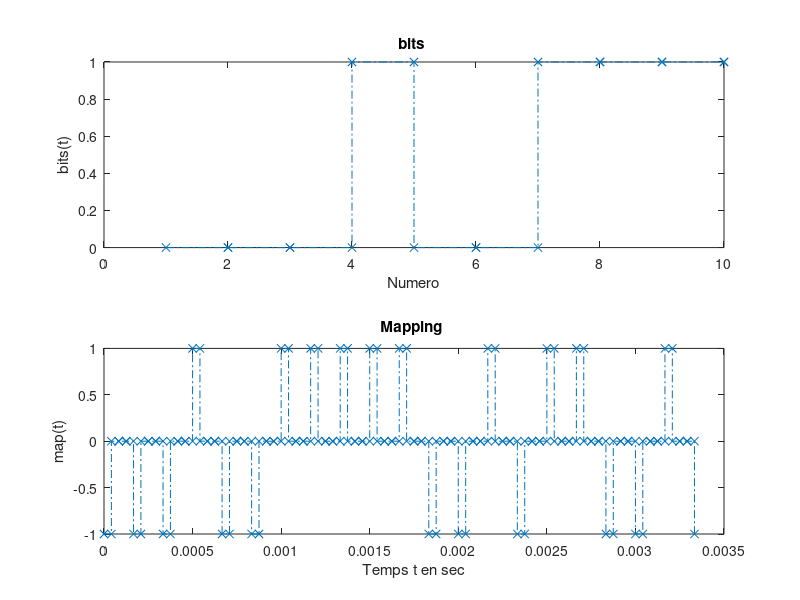
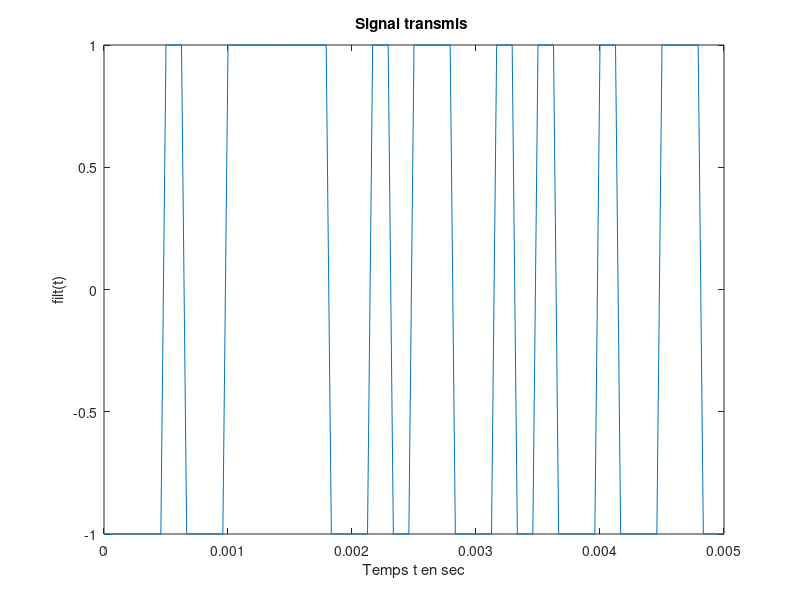
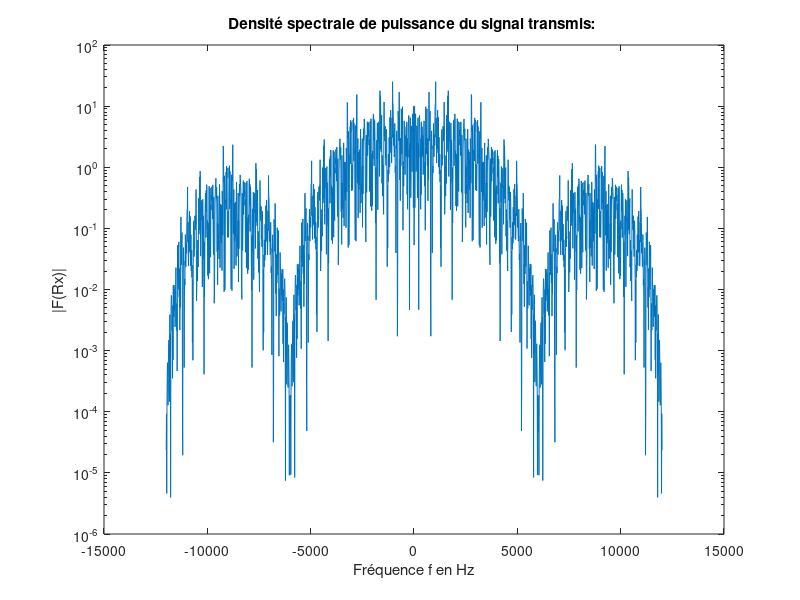
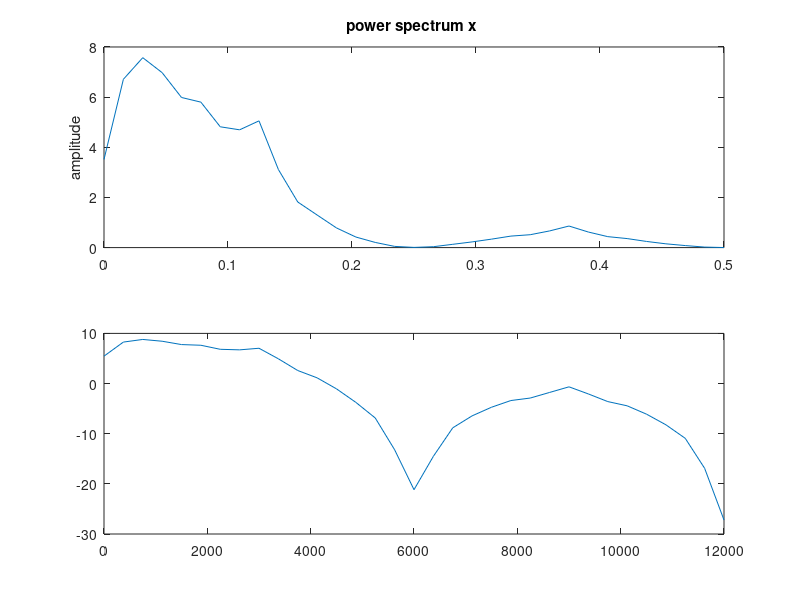

Write MATLAB code to recreate these figures, in order.
clear all
close all

%% Paramètre du modulateur
Fe = 24000;
Te = 1/Fe;
Rb = 6000;
m = 1; %1 bit par symbole
Rs = Rb/m;
Ns = Fe/Rs;
Ts = Ns*Te;

%% Information binaire a transmettre
N = 300;
Nt = N*Ns;
bits = randi([0, 1], 1, N); %Signal aleatoire de 300 bits.

%% Mapping 1 : Symbole binaire de moyenne nulle
ak = [-1, 1]; %Mapping binaires a moyenne nulle
map(bits==0) = ak(1);
map(bits==1) = ak(2);

%% Surechantillonnage
map = kron(map, [1 zeros(1, Ns-1)]);

%%Filtrage de mise en forme
h = ones(1, Ns); %Reponse impulsionnelle de type rectangulaire de duree Ts=Ns*Te
filt = filter(h, 1, map); 

%% Plot
figure(1);
subplot(211);
stairs(1:1:10, bits(1:10), '-.x');
xlabel('Numero');
ylabel('bits(t)');
title('bits ');
subplot(212);
stairs(0:Te:Te*(5*Ns)*Ns, map(1:5*Ns*Ns+1), '-.x');
xlabel('Temps t en sec');
ylabel('map(t)');
title('Mapping ');

%% Signal transmis

figure(2);
plot(0:Te:Te*(30*Ns), filt(1:30*Ns+1));
xlabel('Temps t en sec');
ylabel('filt(t)');
title('Signal transmis ');

%% DSP du signal transmis: Methode N7

figure(3)
periodogramme_filt = 1/Nt * abs( fft(filt, 2^nextpow2(length(filt))) ).^2;
semilogy(linspace(-Fe/2, Fe/2, length(periodogramme_filt)), fftshift(periodogramme_filt));
xlabel('Fréquence f en Hz');
ylabel('|F(Rx)|');
title('Densité spectrale de puissance du signal transmis: ');

%% DSP du signal transmis: Methode Welch

figure(4)
subplot(211);
pwelch(filt);
subplot(212);
PSDx = 10*log10(pwelch(filt));
plot(linspace(0, Fe/2, length(PSDx)), PSDx);

%% DSP theorique 